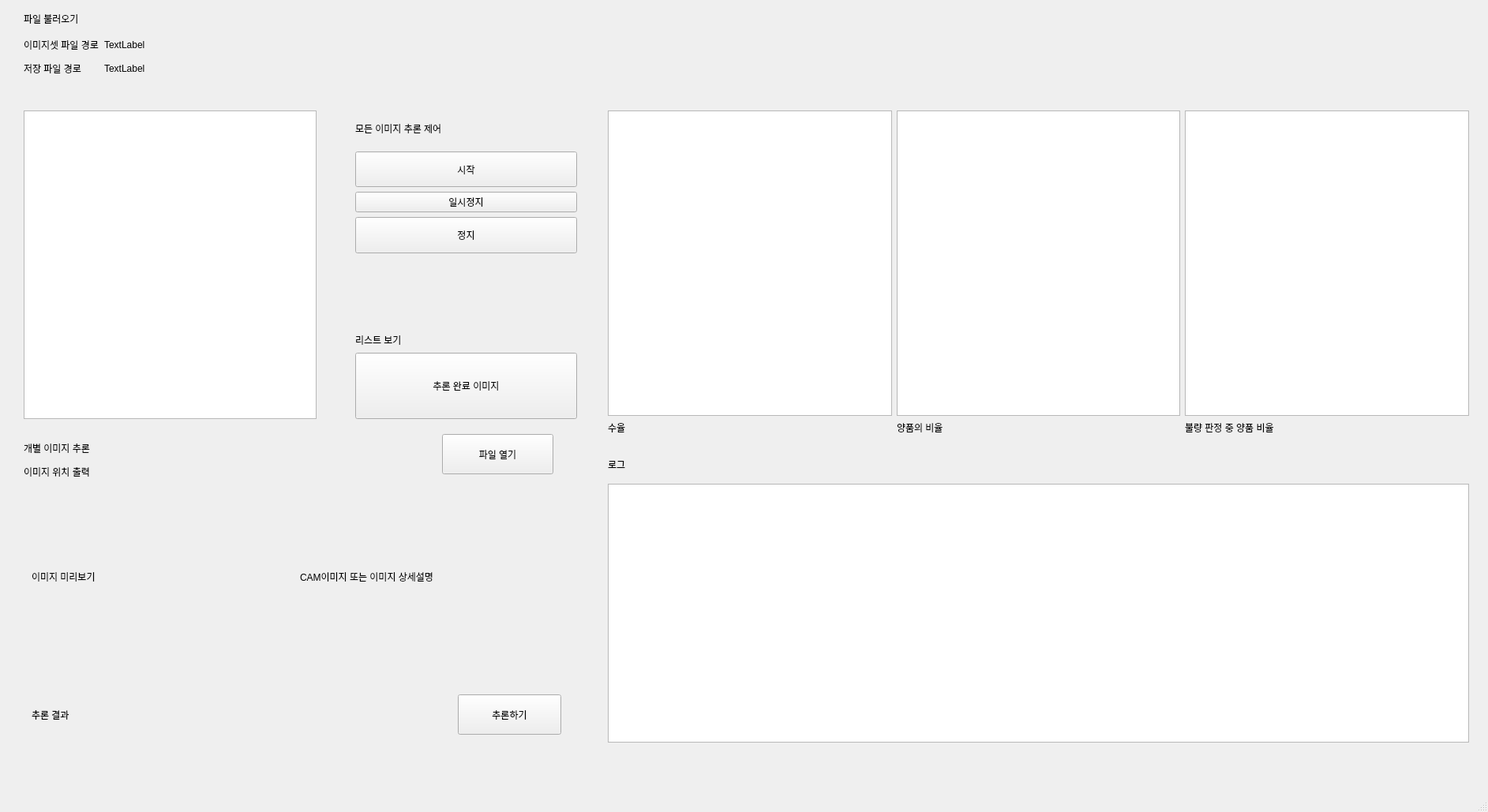
<?xml version="1.0" encoding="UTF-8"?>
<ui version="4.0">
 <class>MainWindow</class>
 <widget class="QMainWindow" name="MainWindow">
  <property name="geometry">
   <rect>
    <x>0</x>
    <y>0</y>
    <width>1885</width>
    <height>1029</height>
   </rect>
  </property>
  <property name="windowTitle">
   <string>MainWindow</string>
  </property>
  <property name="autoFillBackground">
   <bool>false</bool>
  </property>
  <widget class="QWidget" name="centralwidget">
   <widget class="QWidget" name="gridLayoutWidget_3">
    <property name="geometry">
     <rect>
      <x>770</x>
      <y>140</y>
      <width>1091</width>
      <height>411</height>
     </rect>
    </property>
    <layout class="QGridLayout" name="gridLayoutGraph" rowstretch="0,0,0">
     <item row="2" column="1">
      <widget class="QLabel" name="labelGraph2">
       <property name="text">
        <string>양품의 비율</string>
       </property>
      </widget>
     </item>
     <item row="1" column="1">
      <widget class="QGraphicsView" name="graphicsViewGraph2"/>
     </item>
     <item row="1" column="0">
      <widget class="QGraphicsView" name="graphicsViewGraph1"/>
     </item>
     <item row="2" column="0">
      <widget class="QLabel" name="labelGraph1">
       <property name="text">
        <string>수율</string>
       </property>
      </widget>
     </item>
     <item row="2" column="2">
      <widget class="QLabel" name="labelGraph3">
       <property name="text">
        <string>불량 판정 중 양품 비율</string>
       </property>
      </widget>
     </item>
     <item row="1" column="2">
      <widget class="QGraphicsView" name="graphicsViewGraph3"/>
     </item>
    </layout>
   </widget>
   <widget class="QWidget" name="verticalLayoutWidget">
    <property name="geometry">
     <rect>
      <x>450</x>
      <y>420</y>
      <width>281</width>
      <height>111</height>
     </rect>
    </property>
    <layout class="QVBoxLayout" name="verticalLayoutListShow" stretch="1,4">
     <item>
      <widget class="QLabel" name="labelListShow">
       <property name="text">
        <string>리스트 보기</string>
       </property>
      </widget>
     </item>
     <item>
      <layout class="QHBoxLayout" name="horizontalLayoutListShow">
       <item>
        <widget class="QPushButton" name="pushButtonAllListShow">
         <property name="sizePolicy">
          <sizepolicy hsizetype="Expanding" vsizetype="Expanding">
           <horstretch>0</horstretch>
           <verstretch>0</verstretch>
          </sizepolicy>
         </property>
         <property name="text">
          <string>추론 완료 이미지</string>
         </property>
        </widget>
       </item>
      </layout>
     </item>
    </layout>
   </widget>
   <widget class="QWidget" name="verticalLayoutWidget_2">
    <property name="geometry">
     <rect>
      <x>450</x>
      <y>140</y>
      <width>281</width>
      <height>181</height>
     </rect>
    </property>
    <layout class="QVBoxLayout" name="verticalLayoutControl" stretch="1,1,1,1">
     <item>
      <widget class="QLabel" name="labelControl">
       <property name="text">
        <string>모든 이미지 추론 제어</string>
       </property>
      </widget>
     </item>
     <item>
      <widget class="QPushButton" name="pushButtonControlStart">
       <property name="sizePolicy">
        <sizepolicy hsizetype="Expanding" vsizetype="Expanding">
         <horstretch>0</horstretch>
         <verstretch>0</verstretch>
        </sizepolicy>
       </property>
       <property name="text">
        <string>시작</string>
       </property>
      </widget>
     </item>
     <item>
      <widget class="QPushButton" name="pushButton">
       <property name="text">
        <string>일시정지</string>
       </property>
      </widget>
     </item>
     <item>
      <widget class="QPushButton" name="pushButtonControlStop">
       <property name="sizePolicy">
        <sizepolicy hsizetype="Expanding" vsizetype="Expanding">
         <horstretch>0</horstretch>
         <verstretch>0</verstretch>
        </sizepolicy>
       </property>
       <property name="text">
        <string>정지</string>
       </property>
      </widget>
     </item>
    </layout>
   </widget>
   <widget class="QWidget" name="verticalLayoutWidget_3">
    <property name="geometry">
     <rect>
      <x>770</x>
      <y>570</y>
      <width>1091</width>
      <height>371</height>
     </rect>
    </property>
    <layout class="QVBoxLayout" name="verticalLayoutLog" stretch="1,9">
     <item>
      <widget class="QLabel" name="labelLog">
       <property name="text">
        <string>로그</string>
       </property>
      </widget>
     </item>
     <item>
      <widget class="QTextBrowser" name="textBrowserLogContent"/>
     </item>
    </layout>
   </widget>
   <widget class="QWidget" name="verticalLayoutWidget_4">
    <property name="geometry">
     <rect>
      <x>30</x>
      <y>10</y>
      <width>871</width>
      <height>89</height>
     </rect>
    </property>
    <layout class="QVBoxLayout" name="verticalLayoutFileDir" stretch="1,2">
     <item>
      <widget class="QLabel" name="labelFileDir">
       <property name="styleSheet">
        <string notr="true"/>
       </property>
       <property name="text">
        <string>파일 불러오기</string>
       </property>
      </widget>
     </item>
     <item>
      <layout class="QGridLayout" name="gridLayoutFileDir_2" columnstretch="1,8">
       <item row="0" column="1">
        <widget class="QLabel" name="textBrowserImageFile">
         <property name="text">
          <string>TextLabel</string>
         </property>
        </widget>
       </item>
       <item row="1" column="1">
        <widget class="QLabel" name="textBrowserModelSaveFile">
         <property name="text">
          <string>TextLabel</string>
         </property>
        </widget>
       </item>
       <item row="0" column="0">
        <widget class="QLabel" name="labelImageFileDir">
         <property name="text">
          <string>이미지셋 파일 경로</string>
         </property>
        </widget>
       </item>
       <item row="1" column="0">
        <widget class="QLabel" name="labelModelSaveFileDir">
         <property name="text">
          <string>저장 파일 경로</string>
         </property>
        </widget>
       </item>
      </layout>
     </item>
    </layout>
   </widget>
   <widget class="QTableWidget" name="tableWidgetImageList">
    <property name="geometry">
     <rect>
      <x>30</x>
      <y>140</y>
      <width>371</width>
      <height>391</height>
     </rect>
    </property>
   </widget>
   <widget class="QLabel" name="labelSingleImageShow">
    <property name="geometry">
     <rect>
      <x>40</x>
      <y>610</y>
      <width>311</width>
      <height>241</height>
     </rect>
    </property>
    <property name="text">
     <string>이미지 미리보기</string>
    </property>
   </widget>
   <widget class="QLabel" name="label_2">
    <property name="geometry">
     <rect>
      <x>30</x>
      <y>560</y>
      <width>161</width>
      <height>16</height>
     </rect>
    </property>
    <property name="text">
     <string>개별 이미지 추론</string>
    </property>
   </widget>
   <widget class="QLabel" name="label_3">
    <property name="geometry">
     <rect>
      <x>380</x>
      <y>610</y>
      <width>311</width>
      <height>241</height>
     </rect>
    </property>
    <property name="text">
     <string>CAM이미지 또는 이미지 상세설명</string>
    </property>
   </widget>
   <widget class="QPushButton" name="pushButtonSingleStartInference">
    <property name="geometry">
     <rect>
      <x>580</x>
      <y>880</y>
      <width>131</width>
      <height>51</height>
     </rect>
    </property>
    <property name="text">
     <string>추론하기</string>
    </property>
   </widget>
   <widget class="QLabel" name="labelSingleImageDir">
    <property name="geometry">
     <rect>
      <x>30</x>
      <y>590</y>
      <width>511</width>
      <height>16</height>
     </rect>
    </property>
    <property name="text">
     <string>이미지 위치 출력</string>
    </property>
   </widget>
   <widget class="QPushButton" name="pushButtonOpenSingleImageDir">
    <property name="geometry">
     <rect>
      <x>560</x>
      <y>550</y>
      <width>141</width>
      <height>51</height>
     </rect>
    </property>
    <property name="text">
     <string>파일 열기</string>
    </property>
   </widget>
   <widget class="QLabel" name="label">
    <property name="geometry">
     <rect>
      <x>40</x>
      <y>880</y>
      <width>521</width>
      <height>51</height>
     </rect>
    </property>
    <property name="text">
     <string>추론 결과</string>
    </property>
   </widget>
  </widget>
  <widget class="QMenuBar" name="menubar">
   <property name="geometry">
    <rect>
     <x>0</x>
     <y>0</y>
     <width>1885</width>
     <height>26</height>
    </rect>
   </property>
  </widget>
  <widget class="QStatusBar" name="statusbar"/>
  <action name="actionIMAGE">
   <property name="text">
    <string>Image</string>
   </property>
  </action>
  <action name="actionModel">
   <property name="text">
    <string>Model</string>
   </property>
  </action>
  <action name="actionOpen_File">
   <property name="text">
    <string>Open Log File Directory</string>
   </property>
  </action>
 </widget>
 <resources/>
 <connections/>
</ui>
